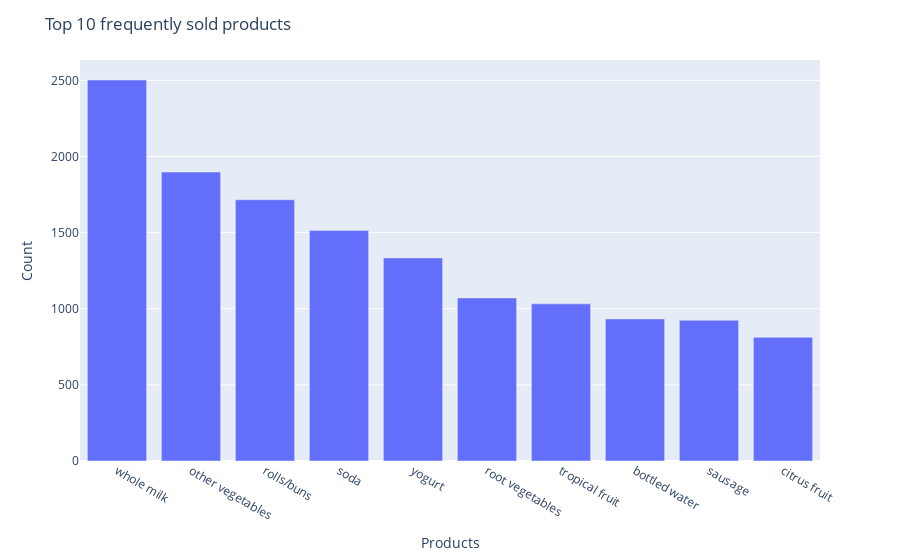

Notebook code cell kept with this figure:
### Code cell
#Bar chart
import plotly.express as px
fig = px.bar(x= x.index, y= x.values)
fig.update_layout(title_text= "Top 10 frequently sold products", xaxis_title= "Products", yaxis_title="Count")
fig.show()

### Figure 1 — Plotly figure (JSON) as saved in the notebook; plotly's stock layout.template omitted (floating-point values rounded to 4 significant figures)
{"data": [{"alignmentgroup": "True", "hovertemplate": "x=%{x}<br>y=%{y}<extra></extra>", "legendgroup": "", "marker": {"color": "#636efa", "pattern": {"shape": ""}}, "name": "", "offsetgroup": "", "orientation": "v", "showlegend": false, "textposition": "auto", "type": "bar", "x": ["whole milk", "other vegetables", "rolls/buns", "soda", "yogurt", "root vegetables", "tropical fruit", "bottled water", "sausage", "citrus fruit"], "xaxis": "x", "y": [2502, 1898, 1716, 1514, 1334, 1071, 1032, 933, 924, 812], "yaxis": "y"}], "layout": {"barmode": "relative", "legend": {"tracegroupgap": 0}, "margin": {"t": 60}, "title": {"text": "Top 10 frequently sold products"}, "xaxis": {"anchor": "y", "domain": [0, 1], "title": {"text": "Products"}}, "yaxis": {"anchor": "x", "domain": [0, 1], "title": {"text": "Count"}}}}
